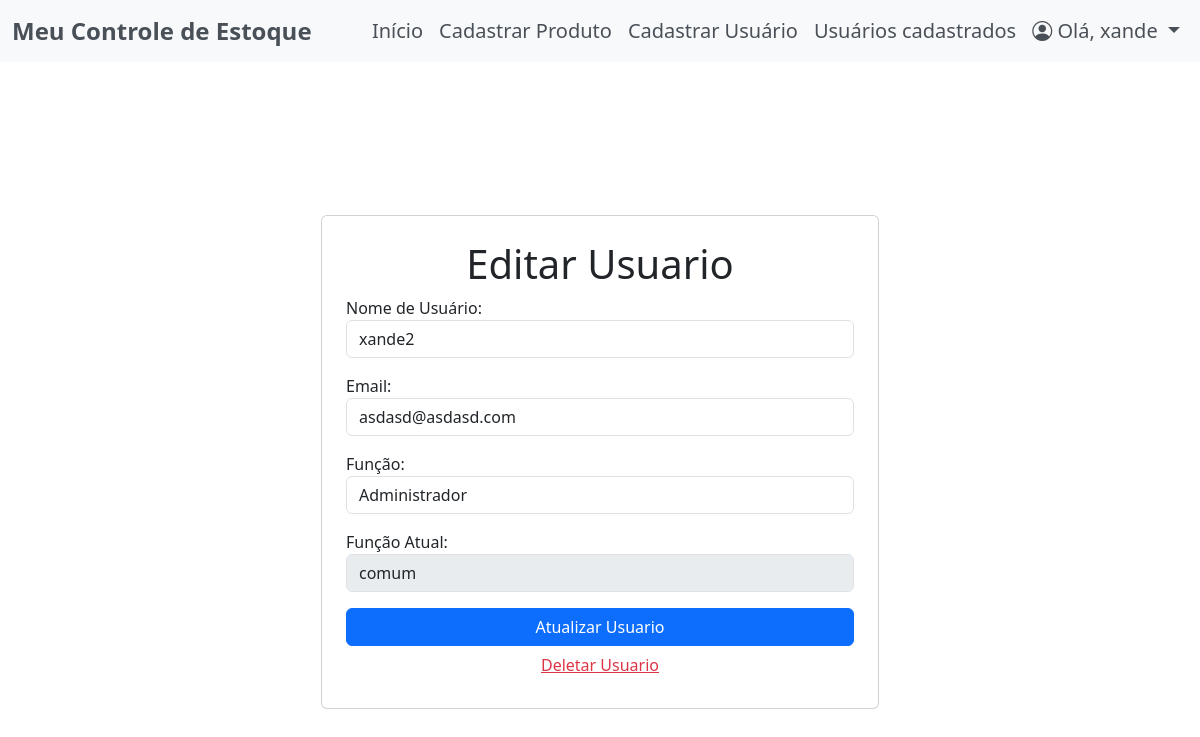
The page /editar_usuario_comum/3/ (signed in) on the database as committed earlier.
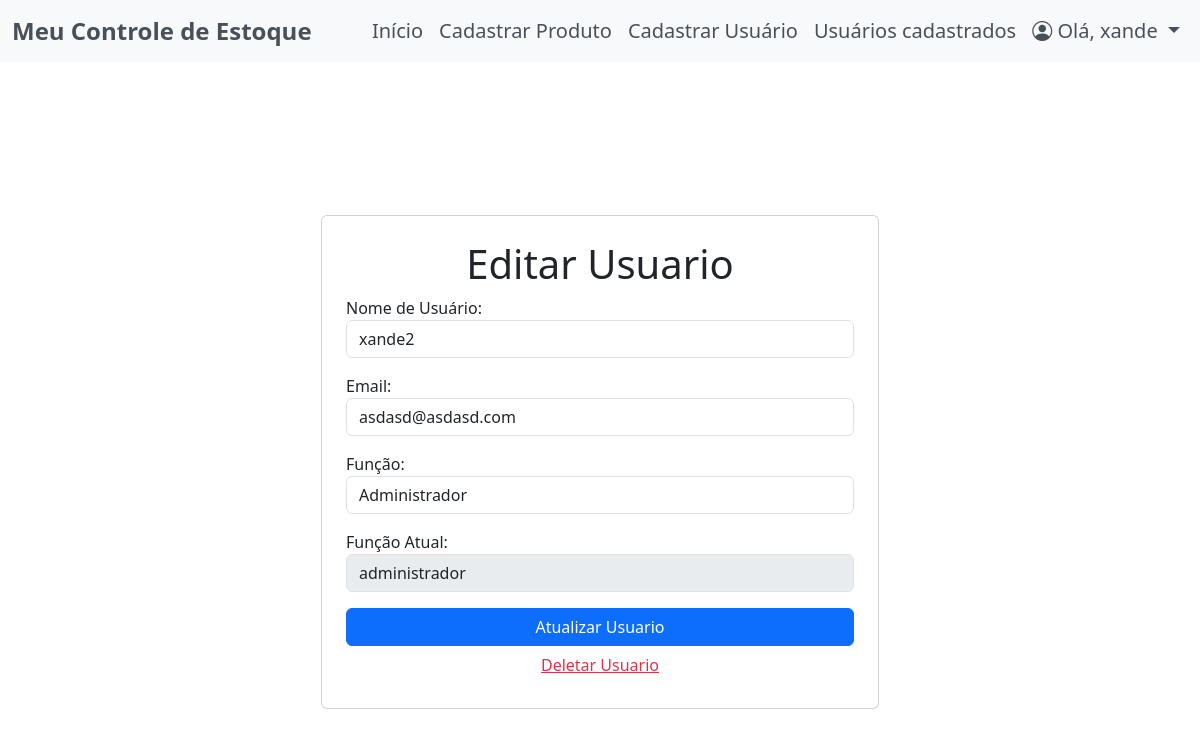
The same page on the database as committed later.
### app/models.py (models this page shows)
class Usuario(UserMixin, db.Model):
    id = db.Column(db.Integer, primary_key=True, autoincrement=True)
    username = db.Column(db.String(100), nullable=False, unique=True)
    password = db.Column(db.String(100), nullable=False)
    confirm_password = db.Column(db.String(100), nullable=False)
    email = db.Column(db.String(100), nullable=False, unique=True)
    nivel_funcao = db.Column(db.String(15), nullable=False, default='comum')

### app/routes.py (the view, shortened to what this page needs)
@bp.route('/editar_usuario_comum/<int:usuario_id>/', methods=['GET', 'POST'])
def editar_usuario_comum(usuario_id):
    if current_user.nivel_funcao != 'administrador':
        abort(403)
    usuario = Usuario.query.get(usuario_id)
    return render_template('editar_usuario.html', usuario=usuario)

### app/__init__.py (called while the page is built)
@login_manager.user_loader
def load_user(user_id):
    from app.models import Usuario
    return Usuario.query.get(int(user_id))

### app/templates/editar_usuario.html (shortened to what this page needs)
{% extends 'base.html' %}
{% block content %}
<div class="container d-flex justify-content-center align-items-center vh-100">
    <div class="card p-4 w-50">
        <h1 class="text-center">Editar Usuario</h1>
        <form action="{{url_for('routes.editar_usuario_comum', usuario_id=usuario.id )}}" method="post">
            <div class="form-group mb-3">
                <label for="username">Nome de Usuário:</label>
                <input type="text" id="username" name="username" class="form-control" value="{{ usuario.username }}"
                    required>
            </div>
            <div class="form-group mb-3">
                <label for="email">Email:</label>
                <input type="email" id="email" name="email" class="form-control" value="{{ usuario.email }}" required>
            </div>
            <div class="form-group mb-3">
                <label for="status">Função:</label>
                <select id="nivel_funcao" name="nivel_funcao" class="form-control">
                    <option value="administrador">Administrador</option>
                </select>
            </div>
            <div class="form-group mb-3">
                <label for="funcao">Função Atual:</label>
                <input type="text"class="form-control" value="{{ usuario.nivel_funcao }}" disabled>
            </div>
            <button type="submit" class="btn btn-primary w-100">Atualizar Usuario</button>
        </form>
            <form action="{{ url_for('routes.deletar_usuario_comum', usuario_id=usuario.id) }}" class="text-center" method="POST">
                <button type="submit" class="text-danger btn btn-link w-100"
                    onclick="return confirm('Tem certeza que deseja excluir este usuario ?');">Deletar Usuario
                </button>
            </form>
    </div>
</div>
{% endblock %}

Rows that differ between the two databases and show on the page:
changed Usuario "xande2": nivel_funcao "comum" → "administrador"
